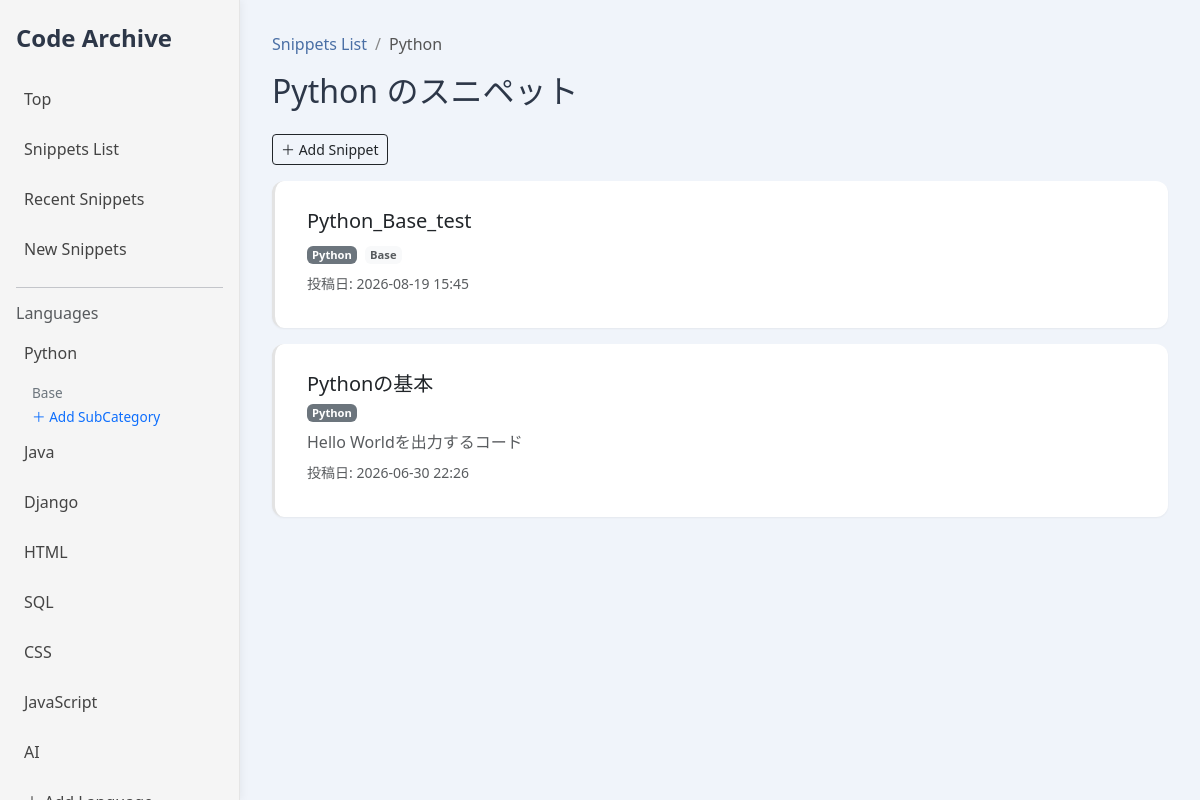
The app's page /languages/1 with its own data.
### snippets/models.py (models this page shows, shortened)
class Language(models.Model):
    name = models.CharField(max_length=50)
    default_subcategory = models.ForeignKey(
        'SubCategory',
        null= True,
        blank= True,
        on_delete= models.SET_NULL,
        related_name= 'default_for_language'
    )

class SubCategory(models.Model):
    language = models.ForeignKey(Language,on_delete=models.CASCADE)
    name = models.CharField(max_length=100)

class Snippet(models.Model):
    title = models.CharField(max_length=128)
    code = models.TextField(blank=True)
    description = models.TextField(blank=True)
    language = models.ForeignKey(Language,on_delete=models.CASCADE)
    SubCategory = models.ForeignKey(SubCategory,on_delete=models.SET_NULL,null=True,blank=True)
    created_at = models.DateTimeField(auto_now_add=True)

### snippets/views.py (the view, shortened to what this page needs)
# urls.py: path('languages/<int:pk>',views.language_detail,name='language_detail'),
def language_detail(request,pk):
    lang = Language.objects.get(pk=pk)
    snippets = Snippet.objects.filter(language=lang).order_by('-created_at')
    subcategories = SubCategory.objects.filter(language=lang)
    return render(request,"snippets/language_detail.html",{
        "lang":lang,
        "snippets":snippets,
        "subcategories": subcategories,
    })

### snippets/context_processors.py (called while the page is built)
def categories(request):
    return{
        "categories":Language.objects.all()
    }

### snippets/templates/snippets/language_detail.html
{% extends "snippets/base.html" %}
{% block main %}
<h2 class="mb-4">{{ lang.name }} のスニペット</h2>
{% if lang.name == "AI" %}
<div class="mb-3">
    <a href="{% url 'prompt_add' lang.pk %}" class="btn btn-outline-secondary btn-sm me-2">
        ＋ Add Prompt
    </a>
    <a href="{% url 'imageprompt_add' lang.pk %}" class="btn btn-outline-secondary btn-sm">
        ＋ Add ImagePrompt
    </a>
</div>
<ul class="nav nav-tabs mb-3">
    <li class="nav-item">
        <a class="nav-link {% if view_type == 'prompt' %}active{% endif %}" href="?type=prompt">
            プロンプト
        </a>
    </li>
    <li class="nav-item">
        <a class="nav-link {% if view_type == 'image' %}active{% endif %}" href="?type=image">
            画像プロンプト
        </a>
    </li>
</ul>
{% if view_type == "prompt" %}
{% for p in items %}
<a href="{% url 'prompt_detail' p.pk %}" class="snippet-card-link">
    <div class="card mb-3 snippet-card">
        <div class="card-body">
            <h5 class="card-title mb-2">{{ p.title }}</h5>
            <div class="snippet-meta mb-2">
                <span class="badge bg-secondary me-1">{{ p.language.name }}</span>
                <span class="badge bg-light text-muted">{{ p.prompt_category.name }}</span>
            </div>
            {% if p.description %}
            <p class="card-text text-muted">{{ p.description }}</p>
            {% endif %}
            <p class="text-muted small mt-2">
                投稿日: {{ p.created_at|date:"Y-m-d H:i" }}
            </p>
        </div>
    </div>
</a>
{% empty %}
<p>このカテゴリにはまだプロンプトがありません。</p>
{% endfor %}
{% else %}
{% for image in items %}
<a href="{% url 'imageprompt_detail' image.pk %}" class="snippet-card-link">
    <div class="card mb-3 snippet-card">
        <div class="card-body">
            <h5 class="card-title mb-2">{{ image.title }}</h5>
            <div class="snippet-meta mb-2">
                <span class="badge bg-secondary me-1">{{ image.language.name }}</span>
                <span class="badge bg-light text-muted">{{ image.image_prompt_category.name }}</span>
            </div>
            {% if s.description %}
            <p class="card-text text-muted">{{ image.description }}</p>
            {% endif %}
            <p class="text-muted small mt-2">
                投稿日: {{ image.created_at|date:"Y-m-d H:i" }}
            </p>
        </div>
    </div>
</a>
{% empty %}
<p>このカテゴリにはまだプロンプトがありません。</p>
{% endfor %}
{% endif %}
{% else %}
<a href="{% url 'snippet_add_language' lang.pk %}" class="btn btn-outline-dark btn-sm mb-3">
    ＋ Add Snippet
</a>
{% for s in snippets %}
<a href="{% url 'snippet_detail' s.pk %}" class="snippet-card-link">
    <div class="card mb-3 snippet-card">
        <div class="card-body">
            <h5 class="card-title mb-2">{{ s.title }}</h5>
            <div class="snippet-meta mb-2">
                <span class="badge bg-secondary me-1">{{ s.language.name }}</span>
                <span class="badge bg-light text-muted">{{ s.SubCategory.name }}</span>
            </div>
            {% if s.description %}
            <p class="card-text text-muted">{{ s.description }}</p>
            {% endif %}
            <p class="text-muted small mt-2">
                投稿日: {{ s.created_at|date:"Y-m-d H:i" }}
            </p>
        </div>
    </div>
</a>
{% empty %}
<p>このカテゴリにはまだスニペットがありません。</p>
{% endfor %}
{% endif %}
{% endblock %}
{% block sidebar_extra %}
{% if lang.name == "AI" %}
{% if view_type == "prompt" %}
{% for sub in subcategories %}
<a class="subcat-link" href="{% url 'promptcategory_detail' sub.pk %}">
    {{ sub.name }}
</a>
{% empty %}
<span class="subcat-empty">まだありません</span>
{% endfor %}
<a class="subcat-link add" href="{% url 'promptcategory_add' %}">
    ＋ Add
</a>
{% else %}
{% for sub in subcategories %}
<a class="subcat-link" href="{% url 'imagepromptcategory_detail' sub.pk %}">
    {{ sub.name }}
</a>
{% empty %}
<span class="subcat-empty">まだありません</span>
{% endfor %}
<a class="subcat-link add" href="{% url 'imagepromptcategory_add' %}">
    ＋ Add
</a>
{% endif %}
{% else %}
{% for sub in subcategories %}
<a class="subcat-link" href="{% url 'subcategory_detail' sub.pk %}">
    {{ sub.name }}
</a>
{% empty %}
<span class="subcat-empty">まだありません</span>
{% endfor %}
<a class="subcat-link add" href="{% url 'subcategory_add' %}">
    ＋ Add SubCategory
</a>
{% endif %}
{% endblock %}
{% block breadcrumb %}
<nav aria-label="breadcrumb">
    <ol class="breadcrumb">
        <li class="breadcrumb-item"><a class="link-underline" href="{% url 'snippets_list' %}">Snippets List</a></li>
        <li class="breadcrumb-item active">{{ lang.name }}</li>
    </ol>
</nav>
{% endblock %}

### snippets/templates/snippets/base.html (shortened to what this page needs)
{% load static %}
<html>
<head>
  <link href="https://cdn.jsdelivr.net/npm/bootstrap@5.3.2/dist/css/bootstrap.min.css" rel="stylesheet">
  <link rel="stylesheet" href="{% static 'snippets/style.css' %}">
  <link rel="stylesheet" href="//cdnjs.cloudflare.com/ajax/libs/highlight.js/11.7.0/styles/github.min.css">
</head>
<body class="page-transition">
  <aside id="sidebar" class="sidebar" style="position:fixed; left:0; top:0;">
    <h4 class="fw-bold mb-4">Code Archive</h4>
    <a href="{% url 'top' %}" class="nav-item-link">Top</a>
    <a href="{% url 'snippets_list' %}" class="nav-item-link">Snippets List</a>
    <a href="{% url 'recent_snippets' %}" class="nav-item-link">Recent Snippets</a>
    <a href="{% url 'snippet_add' %}" class="nav-item-link">New Snippets</a>
    <hr>
    <h6 class="text-muted">Languages</h6>
    {% for c in categories %}
      <a href="/languages/{{ c.id }}" class="nav-item-link">{{ c.name }}</a>
      {% if c.pk == lang.pk %}
      {% block sidebar_extra %}{% endblock %}
      {% endif %}
    {% endfor %}
    <a href="{% url 'languages_add' %}" class="nav-item-link">＋ Add Language</a>
  </aside>
  <main class="content page-transition">
    {% block breadcrumb %}{% endblock %}
    {% block main %}{% endblock %}
  </main>
</body>
</html>

### snippets/static/snippets/style.css (style rules this page uses)
.sidebar { position: fixed; width: 240px; height: 100vh; background: #f7f7f7; border-right: 1px solid #e5e5e5; padding: 24px 16px; overflow-y: auto; box-shadow: 2px 0 8px rgba(0, 0, 0, 0.05); left: 0; top: 0; }
.content { padding: 32px; overflow-y: auto; }
.nav-item-link { display: block; padding: 10px 8px; border-radius: 8px; text-decoration: none; color: #444; margin-bottom: 6px; }
.breadcrumb-item+.breadcrumb-item::before { color: #888; }
.breadcrumb a { color: #4a6fa5; }
.breadcrumb-item.active { color: #555; }
.page-transition { animation: slideIn 0.5s ease; }
.sidebar { position: fixed; top: 0; left: 0; width: 240px; height: 100vh; background: #f5f5f5; border-right: 1px solid #e5e5e5; padding: 24px 16px; overflow-y: auto; }
.content { margin-left: 240px; padding: 32px; overflow-y: auto; }
:root { --color-primary: #4a6fa5; --color-primary-dark: #3b5c8a; --color-bg-light: #f0f4fa; --color-text-main: #2d3748; }
body { background: var(--color-bg-light); color: var(--color-text-main); font-family: 'Segoe UI', 'Hiragino Sans', sans-serif; }
.card { border-radius: 14px; background: #ffffff; box-shadow: 0 8px 20px rgba(0, 0, 0, 0.05); border: none; }
.card-body p { margin-bottom: 6px; }
.link-underline { color: var(--color-primary); font-weight: 500; text-decoration: none; position: relative; transition: color 0.2s ease; }
.link-underline::after { content: ""; position: absolute; left: 0; bottom: -2px; width: 0%; height: 2px; background: var(--color-primary); transition: width 0.25s ease; border-radius: 2px; }
.snippet-card { background: #fff; border-radius: 12px; padding: 20px 24px; box-shadow: 0 2px 6px rgba(0, 0, 0, 0.06); transition: 0.2s ease; cursor: pointer; }
.subcat-link { display: block; margin-left: 16px; font-size: 0.85rem; color: #6c757d; padding: 2px 0; text-decoration: none; }
.subcat-link.add { color: #0d6efd; font-weight: 500; }
.snippet-card-link { text-decoration: none; color: inherit; display: block; }
.snippet-card { border-left: 3px solid #e3e3e3; padding: 0.75rem 1rem; transition: 0.2s ease; box-shadow: 0 1px 2px rgba(0, 0, 0, 0.05); }
.snippet-meta .badge { font-size: 0.7rem; padding: 3px 5px; }

### records on screen
Language: name "Python"
SubCategory: name "Base"
Language: name "Java"
Language: name "Django"
Language: name "HTML"
Language: name "SQL"
Language: name "CSS"
Language: name "JavaScript"
Language: name "AI"
Snippet: title "Python_Base_test", language.name "Python", SubCategory.name "Base", created_at "2026-08-19 15:45"
Snippet: title "Pythonの基本", language.name "Python", description "Hello Worldを出力するコード", created_at "2026-06-30 22:26"
